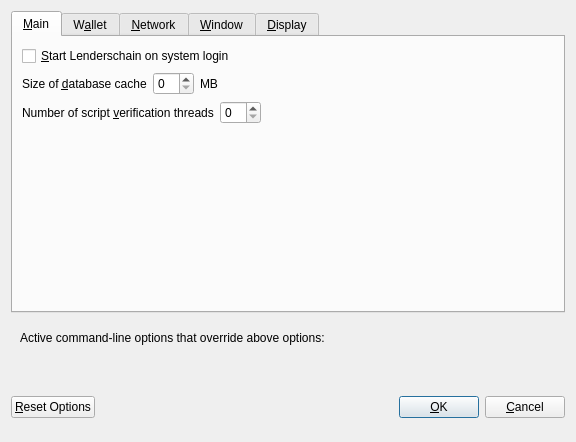
<?xml version="1.0" encoding="UTF-8"?>
<ui version="4.0">
 <class>OptionsDialog</class>
 <widget class="QDialog" name="OptionsDialog">
  <property name="geometry">
   <rect>
    <x>0</x>
    <y>0</y>
    <width>576</width>
    <height>442</height>
   </rect>
  </property>
  <property name="windowTitle">
   <string>Options</string>
  </property>
  <property name="modal">
   <bool>true</bool>
  </property>
  <layout class="QVBoxLayout" name="verticalLayout">
   <item>
    <widget class="QTabWidget" name="tabWidget">
     <property name="currentIndex">
      <number>0</number>
     </property>
     <widget class="QWidget" name="tabMain">
      <attribute name="title">
       <string>&amp;Main</string>
      </attribute>
      <layout class="QVBoxLayout" name="verticalLayout_Main">
       <item>
        <widget class="QCheckBox" name="bitcoinAtStartup">
         <property name="toolTip">
          <string>Automatically start Lenderschain after logging in to the system.</string>
         </property>
         <property name="text">
          <string>&amp;Start Lenderschain on system login</string>
         </property>
        </widget>
       </item>
       <item>
        <layout class="QHBoxLayout" name="horizontalLayout_2_Main">
         <item>
          <widget class="QLabel" name="databaseCacheLabel">
           <property name="text">
            <string>Size of &amp;database cache</string>
           </property>
           <property name="textFormat">
            <enum>Qt::PlainText</enum>
           </property>
           <property name="buddy">
            <cstring>databaseCache</cstring>
           </property>
          </widget>
         </item>
         <item>
          <widget class="QSpinBox" name="databaseCache"/>
         </item>
         <item>
          <widget class="QLabel" name="databaseCacheUnitLabel">
           <property name="text">
            <string>MB</string>
           </property>
           <property name="textFormat">
            <enum>Qt::PlainText</enum>
           </property>
          </widget>
         </item>
         <item>
          <spacer name="horizontalSpacer_2_Main">
           <property name="orientation">
            <enum>Qt::Horizontal</enum>
           </property>
           <property name="sizeHint" stdset="0">
            <size>
             <width>40</width>
             <height>20</height>
            </size>
           </property>
          </spacer>
         </item>
        </layout>
       </item>
       <item>
        <layout class="QHBoxLayout" name="horizontalLayout_3_Main">
         <item>
          <widget class="QLabel" name="threadsScriptVerifLabel">
           <property name="text">
            <string>Number of script &amp;verification threads</string>
           </property>
           <property name="textFormat">
            <enum>Qt::PlainText</enum>
           </property>
           <property name="buddy">
            <cstring>threadsScriptVerif</cstring>
           </property>
          </widget>
         </item>
         <item>
          <widget class="QSpinBox" name="threadsScriptVerif">
           <property name="toolTip">
            <string>(0 = auto, &lt;0 = leave that many cores free)</string>
           </property>
          </widget>
         </item>
         <item>
          <spacer name="horizontalSpacer_3_Main">
           <property name="orientation">
            <enum>Qt::Horizontal</enum>
           </property>
           <property name="sizeHint" stdset="0">
            <size>
             <width>40</width>
             <height>20</height>
            </size>
           </property>
          </spacer>
         </item>
        </layout>
       </item>
       <item>
        <spacer name="verticalSpacer_2">
         <property name="orientation">
          <enum>Qt::Vertical</enum>
         </property>
         <property name="sizeHint" stdset="0">
          <size>
           <width>20</width>
           <height>40</height>
          </size>
         </property>
        </spacer>
       </item>
      </layout>
     </widget>
     <widget class="QWidget" name="tabWallet">
      <attribute name="title">
       <string>W&amp;allet</string>
      </attribute>
      <layout class="QVBoxLayout" name="verticalLayout_Wallet">
       <item>
        <layout class="QHBoxLayout" name="horizontalLayout_2_Wallet">
         <item>
          <widget class="QLabel" name="labelStakeSplitThresholdText">
           <property name="text">
            <string>Stake split threshold:</string>
           </property>
          </widget>
         </item>
         <item>
          <widget class="QSpinBox" name="spinBoxStakeSplitThreshold">
           <property name="minimum">
            <number>1</number>
           </property>
           <property name="maximum">
            <number>999999</number>
           </property>
          </widget>
         </item>
        </layout>
       </item>
       <item>
        <widget class="QGroupBox" name="groupBox">
         <property name="title">
          <string>Expert</string>
         </property>
         <layout class="QVBoxLayout" name="verticalLayout_2">
          <item>
           <widget class="QCheckBox" name="coinControlFeatures">
            <property name="toolTip">
             <string>Whether to show coin control features or not.</string>
            </property>
            <property name="text">
             <string>Enable coin &amp;control features</string>
            </property>
           </widget>
          </item>
          <item>
           <widget class="QCheckBox" name="showMasternodesTab">
            <property name="toolTip">
             <string>Show additional tab listing all your masternodes in first sub-tab&lt;br/&gt;and all masternodes on the network in second sub-tab.</string>
            </property>
            <property name="text">
             <string>Show Masternodes Tab</string>
            </property>
           </widget>
          </item>
          <item>
           <widget class="QCheckBox" name="spendZeroConfChange">
            <property name="toolTip">
             <string>If you disable the spending of unconfirmed change, the change from a transaction&lt;br/&gt;cannot be used until that transaction has at least one confirmation.&lt;br/&gt;This also affects how your balance is computed.</string>
            </property>
            <property name="text">
             <string>&amp;Spend unconfirmed change</string>
            </property>
           </widget>
          </item>
         </layout>
        </widget>
       </item>
       <item>
        <spacer name="verticalSpacer_Wallet">
         <property name="orientation">
          <enum>Qt::Vertical</enum>
         </property>
         <property name="sizeHint" stdset="0">
          <size>
           <width>20</width>
           <height>40</height>
          </size>
         </property>
        </spacer>
       </item>
      </layout>
     </widget>
     <widget class="QWidget" name="tabNetwork">
      <attribute name="title">
       <string>&amp;Network</string>
      </attribute>
      <layout class="QVBoxLayout" name="verticalLayout_Network">
       <item>
        <widget class="QCheckBox" name="mapPortUpnp">
         <property name="toolTip">
          <string>Automatically open the Lenderschain client port on the router. This only works when your router supports UPnP and it is enabled.</string>
         </property>
         <property name="text">
          <string>Map port using &amp;UPnP</string>
         </property>
        </widget>
       </item>
       <item>
        <widget class="QCheckBox" name="allowIncoming">
         <property name="toolTip">
          <string>Accept connections from outside</string>
         </property>
         <property name="text">
          <string>Allow incoming connections</string>
         </property>
        </widget>
       </item>
       <item>
        <widget class="QCheckBox" name="connectSocks">
         <property name="toolTip">
          <string>Connect to the Lenderschain network through a SOCKS5 proxy.</string>
         </property>
         <property name="text">
          <string>&amp;Connect through SOCKS5 proxy (default proxy):</string>
         </property>
        </widget>
       </item>
       <item>
        <layout class="QHBoxLayout" name="horizontalLayout_1_Network">
         <item>
          <widget class="QLabel" name="proxyIpLabel">
           <property name="text">
            <string>Proxy &amp;IP:</string>
           </property>
           <property name="textFormat">
            <enum>Qt::PlainText</enum>
           </property>
           <property name="buddy">
            <cstring>proxyIp</cstring>
           </property>
          </widget>
         </item>
         <item>
          <widget class="QValidatedLineEdit" name="proxyIp">
           <property name="minimumSize">
            <size>
             <width>140</width>
             <height>0</height>
            </size>
           </property>
           <property name="maximumSize">
            <size>
             <width>140</width>
             <height>16777215</height>
            </size>
           </property>
           <property name="toolTip">
            <string>IP address of the proxy (e.g. IPv4: 127.0.0.1 / IPv6: ::1)</string>
           </property>
          </widget>
         </item>
         <item>
          <widget class="QLabel" name="proxyPortLabel">
           <property name="text">
            <string>&amp;Port:</string>
           </property>
           <property name="textFormat">
            <enum>Qt::PlainText</enum>
           </property>
           <property name="buddy">
            <cstring>proxyPort</cstring>
           </property>
          </widget>
         </item>
         <item>
          <widget class="QLineEdit" name="proxyPort">
           <property name="minimumSize">
            <size>
             <width>55</width>
             <height>0</height>
            </size>
           </property>
           <property name="maximumSize">
            <size>
             <width>55</width>
             <height>16777215</height>
            </size>
           </property>
           <property name="toolTip">
            <string>Port of the proxy (e.g. 9050)</string>
           </property>
          </widget>
         </item>
         <item>
          <spacer name="horizontalSpacer_1_Network">
           <property name="orientation">
            <enum>Qt::Horizontal</enum>
           </property>
           <property name="sizeHint" stdset="0">
            <size>
             <width>40</width>
             <height>20</height>
            </size>
           </property>
          </spacer>
         </item>
        </layout>
       </item>
       <item>
        <spacer name="verticalSpacer_Network">
         <property name="orientation">
          <enum>Qt::Vertical</enum>
         </property>
         <property name="sizeHint" stdset="0">
          <size>
           <width>20</width>
           <height>40</height>
          </size>
         </property>
        </spacer>
       </item>
      </layout>
     </widget>
     <widget class="QWidget" name="tabWindow">
      <attribute name="title">
       <string>&amp;Window</string>
      </attribute>
      <layout class="QVBoxLayout" name="verticalLayout_Window">
       <item>
        <widget class="QCheckBox" name="minimizeToTray">
         <property name="toolTip">
          <string>Show only a tray icon after minimizing the window.</string>
         </property>
         <property name="text">
          <string>&amp;Minimize to the tray instead of the taskbar</string>
         </property>
        </widget>
       </item>
       <item>
        <widget class="QCheckBox" name="minimizeOnClose">
         <property name="toolTip">
          <string>Minimize instead of exit the application when the window is closed. When this option is enabled, the application will be closed only after selecting Quit in the menu.</string>
         </property>
         <property name="text">
          <string>M&amp;inimize on close</string>
         </property>
        </widget>
       </item>
       <item>
        <spacer name="verticalSpacer_Window">
         <property name="orientation">
          <enum>Qt::Vertical</enum>
         </property>
         <property name="sizeHint" stdset="0">
          <size>
           <width>20</width>
           <height>40</height>
          </size>
         </property>
        </spacer>
       </item>
      </layout>
     </widget>
     <widget class="QWidget" name="tabDisplay">
      <attribute name="title">
       <string>&amp;Display</string>
      </attribute>
      <layout class="QVBoxLayout" name="verticalLayout_Display">
       <item>
        <layout class="QHBoxLayout" name="horizontalLayout_1_Display">
         <item>
          <widget class="QLabel" name="langLabel">
           <property name="text">
            <string>User Interface &amp;language:</string>
           </property>
           <property name="textFormat">
            <enum>Qt::PlainText</enum>
           </property>
           <property name="buddy">
            <cstring>lang</cstring>
           </property>
          </widget>
         </item>
         <item>
          <widget class="QValueComboBox" name="lang">
           <property name="toolTip">
            <string>The user interface language can be set here. This setting will take effect after restarting Lenderschain.</string>
           </property>
          </widget>
         </item>
        </layout>
       </item>
       <item>
        <widget class="Line" name="line">
         <property name="orientation">
          <enum>Qt::Horizontal</enum>
         </property>
        </widget>
       </item>
       <item>
        <layout class="QHBoxLayout" name="horizontalLayout_2_Display">
         <item>
          <widget class="QLabel" name="unitLabel">
           <property name="text">
            <string>&amp;Unit to show amounts in:</string>
           </property>
           <property name="textFormat">
            <enum>Qt::PlainText</enum>
           </property>
           <property name="buddy">
            <cstring>unit</cstring>
           </property>
          </widget>
         </item>
         <item>
          <widget class="QValueComboBox" name="unit">
           <property name="toolTip">
            <string>Choose the default subdivision unit to show in the interface and when sending coins.</string>
           </property>
          </widget>
         </item>
        </layout>
       </item>
       <item>
        <layout class="QHBoxLayout" name="horizontalLayout_5_Display">
         <item>
          <widget class="QLabel" name="digitsLabel">
           <property name="text">
            <string>Decimal digits</string>
           </property>
          </widget>
         </item>
         <item>
          <widget class="QValueComboBox" name="digits"/>
         </item>
        </layout>
       </item>
       <item>
        <layout class="QHBoxLayout" name="horizontalLayout_3_Display">
         <item>
          <widget class="QLabel" name="thirdPartyTxUrlsLabel">
           <property name="toolTip">
            <string>Third party URLs (e.g. a block explorer) that appear in the transactions tab as context menu items. %s in the URL is replaced by transaction hash. Multiple URLs are separated by vertical bar |.</string>
           </property>
           <property name="text">
            <string>Third party transaction URLs</string>
           </property>
           <property name="buddy">
            <cstring>thirdPartyTxUrls</cstring>
           </property>
          </widget>
         </item>
         <item>
          <widget class="QLineEdit" name="thirdPartyTxUrls">
           <property name="toolTip">
            <string>Third party URLs (e.g. a block explorer) that appear in the transactions tab as context menu items. %s in the URL is replaced by transaction hash. Multiple URLs are separated by vertical bar |.</string>
           </property>
          </widget>
         </item>
        </layout>
       </item>
       <item>
        <spacer name="verticalSpacer">
         <property name="orientation">
          <enum>Qt::Vertical</enum>
         </property>
         <property name="sizeHint" stdset="0">
          <size>
           <width>20</width>
           <height>40</height>
          </size>
         </property>
        </spacer>
       </item>
      </layout>
     </widget>
    </widget>
   </item>
   <item>
    <widget class="QFrame" name="frame">
     <layout class="QVBoxLayout" name="verticalLayout_Bottom">
      <item>
       <layout class="QHBoxLayout" name="horizontalLayout_Bottom">
        <item>
         <widget class="QLabel" name="overriddenByCommandLineInfoLabel">
          <property name="text">
           <string>Active command-line options that override above options:</string>
          </property>
          <property name="textFormat">
           <enum>Qt::PlainText</enum>
          </property>
         </widget>
        </item>
        <item>
         <spacer name="horizontalSpacer_Bottom">
          <property name="orientation">
           <enum>Qt::Horizontal</enum>
          </property>
          <property name="sizeHint" stdset="0">
           <size>
            <width>40</width>
            <height>20</height>
           </size>
          </property>
         </spacer>
        </item>
       </layout>
      </item>
      <item>
       <widget class="QLabel" name="overriddenByCommandLineLabel">
        <property name="text">
         <string/>
        </property>
        <property name="textFormat">
         <enum>Qt::PlainText</enum>
        </property>
        <property name="wordWrap">
         <bool>true</bool>
        </property>
       </widget>
      </item>
     </layout>
    </widget>
   </item>
   <item>
    <layout class="QHBoxLayout" name="horizontalLayout_Buttons">
     <item>
      <widget class="QPushButton" name="resetButton">
       <property name="toolTip">
        <string>Reset all client options to default.</string>
       </property>
       <property name="text">
        <string>&amp;Reset Options</string>
       </property>
       <property name="autoDefault">
        <bool>false</bool>
       </property>
      </widget>
     </item>
     <item>
      <spacer name="horizontalSpacer_1">
       <property name="orientation">
        <enum>Qt::Horizontal</enum>
       </property>
       <property name="sizeHint" stdset="0">
        <size>
         <width>40</width>
         <height>48</height>
        </size>
       </property>
      </spacer>
     </item>
     <item>
      <widget class="QLabel" name="statusLabel">
       <property name="minimumSize">
        <size>
         <width>200</width>
         <height>0</height>
        </size>
       </property>
       <property name="font">
        <font>
         <weight>75</weight>
         <bold>true</bold>
        </font>
       </property>
       <property name="text">
        <string/>
       </property>
       <property name="textFormat">
        <enum>Qt::PlainText</enum>
       </property>
       <property name="wordWrap">
        <bool>true</bool>
       </property>
      </widget>
     </item>
     <item>
      <spacer name="horizontalSpacer_2">
       <property name="orientation">
        <enum>Qt::Horizontal</enum>
       </property>
       <property name="sizeHint" stdset="0">
        <size>
         <width>40</width>
         <height>48</height>
        </size>
       </property>
      </spacer>
     </item>
     <item>
      <widget class="QPushButton" name="okButton">
       <property name="text">
        <string>&amp;OK</string>
       </property>
       <property name="autoDefault">
        <bool>false</bool>
       </property>
       <property name="default">
        <bool>true</bool>
       </property>
      </widget>
     </item>
     <item>
      <widget class="QPushButton" name="cancelButton">
       <property name="text">
        <string>&amp;Cancel</string>
       </property>
       <property name="autoDefault">
        <bool>false</bool>
       </property>
      </widget>
     </item>
    </layout>
   </item>
  </layout>
 </widget>
 <customwidgets>
  <customwidget>
   <class>QValidatedLineEdit</class>
   <extends>QLineEdit</extends>
   <header>qvalidatedlineedit.h</header>
  </customwidget>
  <customwidget>
   <class>QValueComboBox</class>
   <extends>QComboBox</extends>
   <header>qvaluecombobox.h</header>
  </customwidget>
 </customwidgets>
 <resources/>
 <connections/>
</ui>
